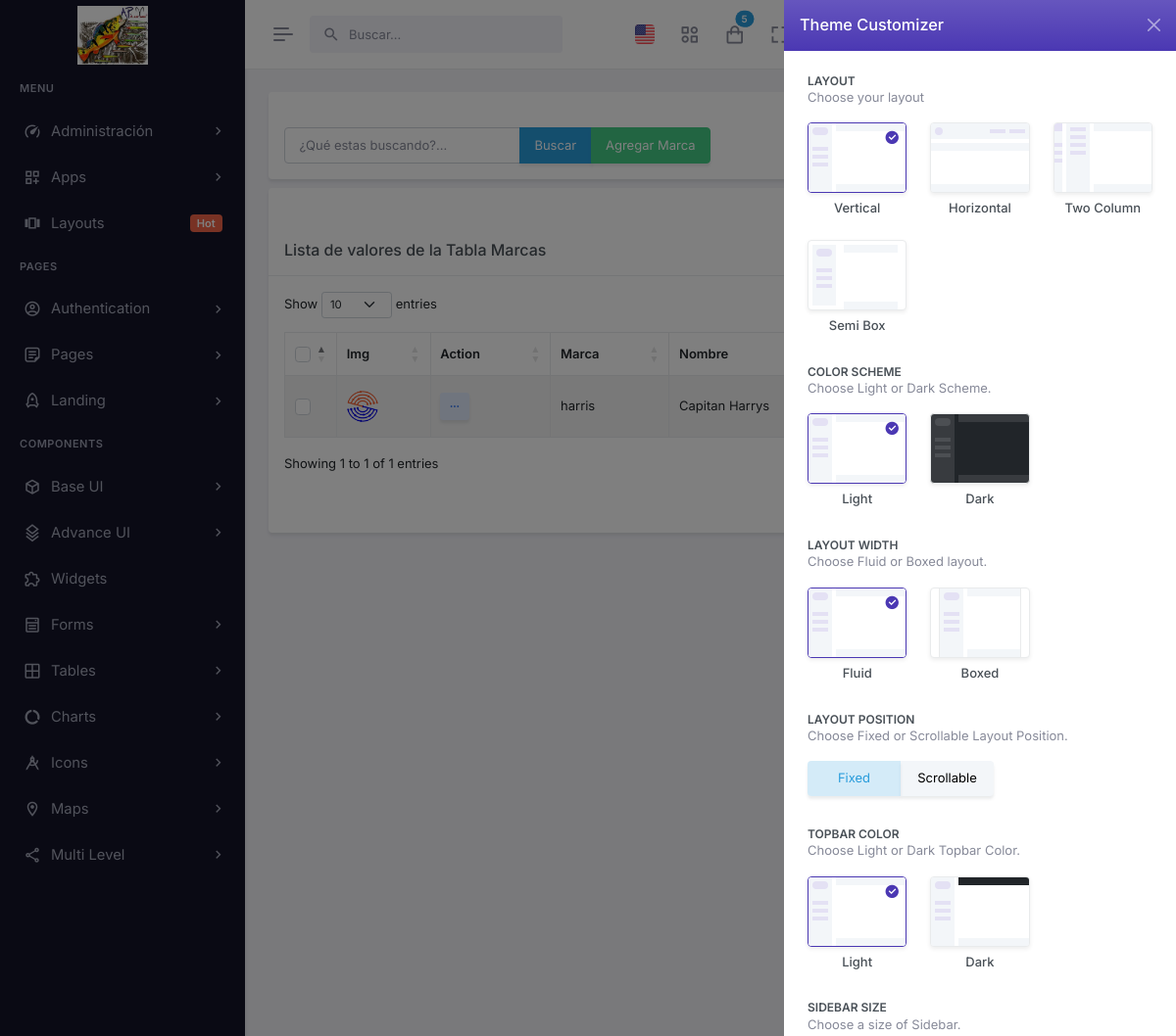
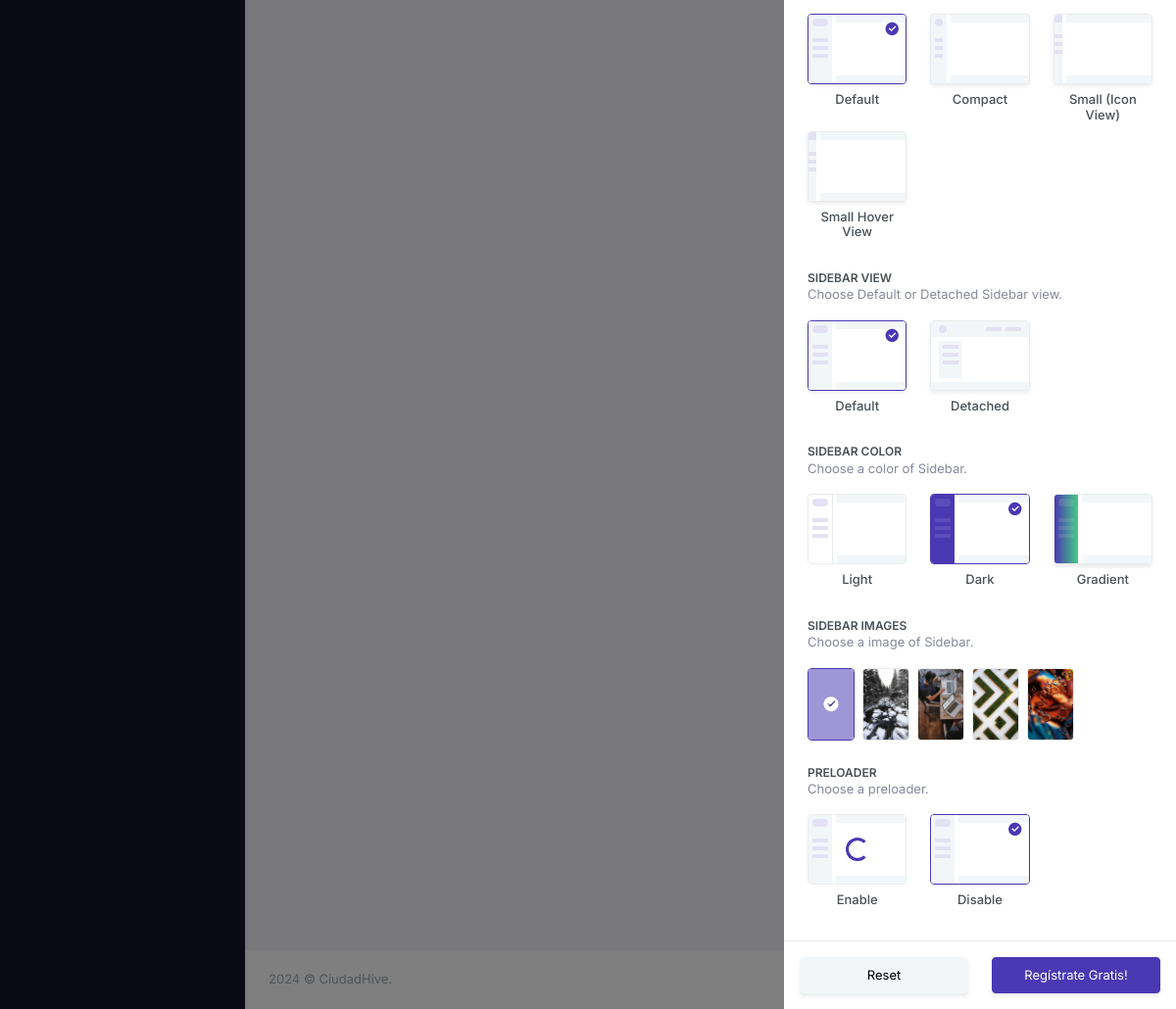
The page /marcaList/ (signed in) on the database its author committed (2 pictures, top to bottom).
### tables this page shows
CREATE TABLE `company_marcas` (
  `marca_id` int(10) unsigned NOT NULL AUTO_INCREMENT,
  `codigo` varchar(80) NOT NULL DEFAULT '' COMMENT 'codigo de marca',
  `nombre` varchar(200) NOT NULL DEFAULT '',
  `marca_foto` varchar(145) NOT NULL DEFAULT '',
  `estatus` int(10) unsigned NOT NULL DEFAULT 1,
  `company_id` int(10) unsigned NOT NULL DEFAULT 0,
  `unidad` int(10) unsigned NOT NULL DEFAULT 0 COMMENT 'si hay unidad es modelo',
  PRIMARY KEY (`marca_id`)
);

### autoload.php (called while the page is built, shortened)
<?php
    spl_autoload_register(function($clase){
        $archivo= __DIR__."/".$clase.".php";
        $archivo=str_replace("\\","/",$archivo);
    });

### app/models/mainModel.php (called while the page is built, shortened)
<?php
	class mainModel{
		private $server=DB_SERVER;
		private $db=DB_NAME;
		private $user=DB_USER;
		private $pass=DB_PASS;
		protected function conectar(){
			$conexion = new PDO("mysql:host=".$this->server.";dbname=".$this->db,$this->user,$this->pass);
			$conexion->exec("SET CHARACTER SET utf8");
			return $conexion;
		}
		protected function ejecutarConsulta($consulta){
			$sql=$this->conectar()->prepare($consulta);
			$sql->execute();
			return $sql;
		}
		public function limpiarCadena($cadena){
			$palabras=["<script>","</script>","<script src","<script type=","SELECT * FROM","SELECT "," SELECT ","DELETE FROM","INSERT INTO","DROP TABLE","DROP DATABASE","TRUNCATE TABLE","SHOW TABLES","SHOW DATABASES","<?php","?>","--","^","<",">","==",";","::"];
			$cadena=trim($cadena);
			$cadena=stripslashes($cadena);
			$cadena=trim($cadena);
			$cadena=stripslashes($cadena);
			return $cadena;
		}
	}

### app/controllers/marcaController.php (called while the page is built, shortened)
<?php
	class marcaController extends mainModel{
		public function listarTodosMarcaControlador($busqueda){
			$busqueda=$this->limpiarCadena($busqueda);
			if(isset($busqueda) && $busqueda!="*"){
				$consulta_datos="SELECT * FROM company_marcas WHERE unidad=0  AND (
				codigo LIKE '%$busqueda%'
				OR nombre LIKE '%$busqueda%'
				)
				ORDER BY nombre ASC limit 500";
			}else{
				$consulta_datos="SELECT * FROM company_marcas WHERE unidad=0 ORDER BY nombre ASC limit 500";
			}
			$datos = $this->ejecutarConsulta($consulta_datos);
			$datos = $datos->fetchAll();
			return $datos;
			exit();
		}
	}

### app/views/content/marcaList-view.php (the view, shortened to what this page needs)
<div class="main-content">
    <div class="page-content">
        <div class="container-fluid">
            <?php
            $insMarca = new marcaController();
            ?>
            <div class="row">
                <div class="col-xxl-3" style="margin-bottom: -15px;">
                    <div class="card">
                        <div class="card-body">
                            <div class="columns">
                                <div class="column">
                                    <form class="FormularioAjax"
                                    action="<?php echo APP_URL; ?>app/ajax/buscadorAjax.php"
                                    method="POST" autocomplete="off" >
                                        <div class="col-xs-12 col-md-6">
                                            <div class="form-group">
                                                <div class="input-group">
                                                    <input class="form-control is-rounded" type="text"
                                                    name="txt_buscador" placeholder="¿Qué estas buscando?..."
                                                    value="<?php echo isset($_SESSION[$url[0]])?$_SESSION[$url[0]]:""; ?>"
                                                    maxlength="30" required >
                                                    <button class="btn btn-info" type="submit" >Buscar</button>
                                                    <a href="<?php echo APP_URL; ?>marcaNew/" class="btn btn-success" >Agregar Marca</a>
                                                </div>
                                            </div>
                                        </div>
                                    </form>
                                </div>
                            </div>
                        </div>
                    </div>
                </div>
            </div>
            <?php
            if(isset($_SESSION[$url[0]]) && !empty($_SESSION[$url[0]])){
                $datos = $insMarca->listarTodosMarcaControlador($_SESSION[$url[0]]);
            }else{
                $datos = $insMarca->listarTodosMarcaControlador("*");
            }
            ?>
            <div class="row">
                <div class="col-lg-12">
                    <div class="card">
                    <div class="col-lg-12">
                            <div class="hstack gap-2 justify-content-end">
                                <a href="<?php echo APP_URL; ?>dashboard/" class="btn btn-soft-success">Regresar</a>
                            </div>
                        </div>
                        <div class="card-header">
                            <h5 class="card-title mb-0">Lista de valores de la Tabla Marcas</h5>
                        </div>
                        <div class="card-body">
                            <table id="fixed-header" class="table table-bordered dt-responsive nowrap table-striped align-middle" style="width:100%">
                                <thead>
                                    <tr>
                                        <th scope="col" style="width: 10px;">
                                            <div class="form-check">
                                                <input class="form-check-input fs-15" type="checkbox" id="checkAll" value="option">
                                            </div>
                                        </th>
                                        <th>Img</th>
                                        <th>Action</th>
                                        <th>Marca</th>
                                        <th>Nombre</th>
                                        <th>Estatus</th>
                                        <th>Acción</th>
                                    </tr>
                                </thead>
                                <tbody>
                                    <?php
                                    if(is_array($datos)){
                                        foreach($datos as $rows){
                                            if($rows['marca_foto'] != ""){
                                                $marca_foto = APP_URL . "app/views/fotos/company/".$rows['company_id']."/marcas/".$rows['marca_foto'];
                                            }else{
                                                $marca_foto = APP_URL . "app/views/fotos/nophoto.jpg";
                                            }
                                            ?>
                                            <tr>
                                                <th scope="row">
                                                    <div class="form-check">
                                                        <input class="form-check-input fs-15" type="checkbox" name="checkAll" value="option1">
                                                    </div>
                                                </th>
                                                <td>
                                                    <a href="<?= APP_URL.'marcaUpdate/'.$rows['marca_id'].'/'?>">
                                                    <img class="rounded-circle header-profile-user"
                                                    src="<?=$marca_foto; ?>"
                                                    alt="Foto del item de la tabla">
                                                    </a>
                                                </td>
                                                <td>
                                                    <div class="dropdown d-inline-block">
                                                        <button class="btn btn-soft-secondary btn-sm dropdown" type="button" data-bs-toggle="dropdown"
                                                        aria-expanded="false"><i class="ri-more-fill align-middle"></i>
                                                        </button>
                                                    </div>
                                                </td>
                                                <td><?=$rows['codigo'];?></td>
                                                <td><?=$rows['nombre'];?></td>
                                                <td>
                                                    <?php
                                                    if($rows['estatus'] ==1 ){
                                                        ?><span class="badge bg-success">Activo<?php
                                                    }else{
                                                        ?><span class="badge bg-danger">Inactivo<?php
                                                    }?>
                                                    </span>
                                                </td>
                                                <td>
                                                <a href="<?= APP_URL.'modeloList/'.$rows['marca_id'].'/'?>"
                                                class="dropdown-item"><span class="btn btn-info">Modelos</span></a>
                                                </td>
                                            </tr>
                                        <?php
                                        }
                                    }
                                    ?>
                                </tbody>
                            </table>
                        </div>
                        <div class="col-lg-12">
                            <div class="hstack gap-2 justify-content-end">
                                <a href="<?php echo APP_URL; ?>dashboard/" class="btn btn-soft-success">Regresar</a>
                            </div>
                        </div>
                    </div>
                </div>
            </div>
        </div>
    </div>
</div>

### rows shown on the page
company_marcas: company+marca_foto (picture), codigo "harris", nombre "Capitan Harrys"
